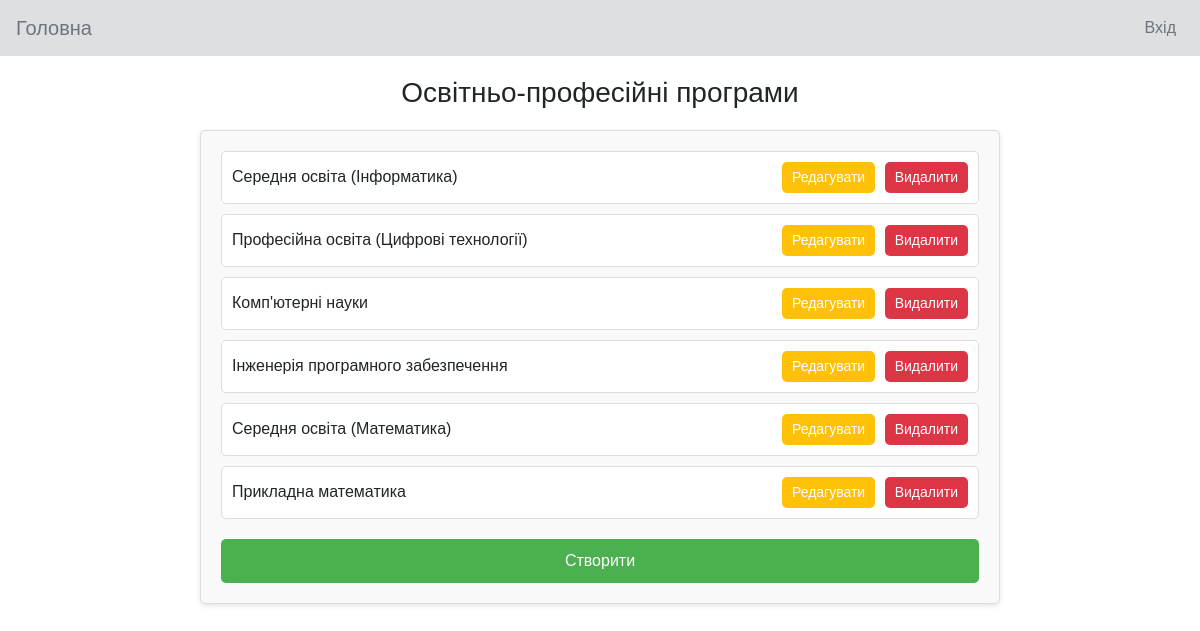
Screenshot of /control/educational-programs-create-or-update/ with the database file from the repository.
### educational_programs/models.py (models this page shows)
class EducationalPrograms(models.Model):
    title=models.CharField('Назва',max_length=150)
    riven=models.CharField('Рівень',max_length=75)
    stupin=models.CharField('Ступінь',max_length=75)
    galuz=models.CharField('Галузь знань',max_length=75)
    specialnist=models.CharField('Спеціальність',max_length=75)
    specializaciya=models.CharField('Спеціалізація',max_length=75)
    osvKvalifikaciya=models.CharField('Освітня кваліфікація',max_length=150)
    profKvalifikaciya=models.CharField('Професійна кваліфікація',max_length=150)
    def __str__(self):
        return self.title

### educational_programs/views.py (the view)
# urls.py: path('', EducationalProgramsList.as_view(), name='list_educational_programs'),
class  EducationalProgramsList ( ListView ):
    model = EducationalPrograms
    template_name = "educational_programs/educational_programs_list.html"
    context_object_name = "educational_programs"

### educational_programs/templates/educational_programs/educational_programs_list.html (shortened to what this page needs)
{% extends "main/index.html" %}
{% block content %}
    <main>
        <h1>Освітньо-професійні програми</h1>
        <div class="rozklad-container">
            <ul>
                {% for educational_program in educational_programs %}
                    <li>
                        <span>{{ educational_program }}</span>
                        <div>
                            <a href="{% url 'update_educational_programs' educational_program.id %}">
                                <button class="edit">Редагувати</button>
                            </a>
                            <a href="{% url 'delete_educational_programs' educational_program.id %}">
                                <button class="delete">Видалити</button>
                            </a>
                        </div>
                    </li>
                {% endfor %}
            </ul>
            <a href="{% url 'create_educational_programs' %}" class="create-button">Створити</a>
        </div>
    </main>
{% endblock content %}

### educational_programs/templates/educational_programs/educational_programs_list.html (style rules this page uses)
body { font-family: Arial, sans-serif; margin: 0; padding: 0; }
main { padding: 20px; }
h1 { font-size: 28px; text-align: center; margin-bottom: 20px; }
.rozklad-container { max-width: 800px; margin: 0 auto; background-color: #f9f9f9; padding: 20px; border: 1px solid #ddd; border-radius: 5px; box-shadow: 0 2px 5px rgba(0, 0, 0, 0.1); }
.rozklad-container ul { list-style: none; padding: 0; }
.rozklad-container li { display: flex; justify-content: space-between; align-items: center; margin-bottom: 10px; padding: 10px; border: 1px solid #ddd; border-radius: 5px; background-color: #fff; }
.rozklad-container li span { font-size: 16px; }
.rozklad-container button { padding: 5px 10px; border: none; border-radius: 5px; cursor: pointer; font-size: 14px; }
.rozklad-container .edit { background-color: #ffc107; color: #fff; margin-right: 5px; }
.rozklad-container .delete { background-color: #dc3545; color: #fff; }
.create-button { display: block; width: 100%; text-align: center; margin: 20px auto 0; padding: 10px; background-color: #4CAF50; color: white; text-decoration: none; border-radius: 5px; font-size: 16px; }
a { text-decoration: none; color: inherit; }

### rows the page displays
EducationalPrograms: title "Середня освіта (Інформатика)"
EducationalPrograms: title "Професійна освіта (Цифрові технології)"
EducationalPrograms: title "Комп'ютерні науки"
EducationalPrograms: title "Інженерія програмного забезпечення"
EducationalPrograms: title "Середня освіта (Математика)"
EducationalPrograms: title "Прикладна математика"
